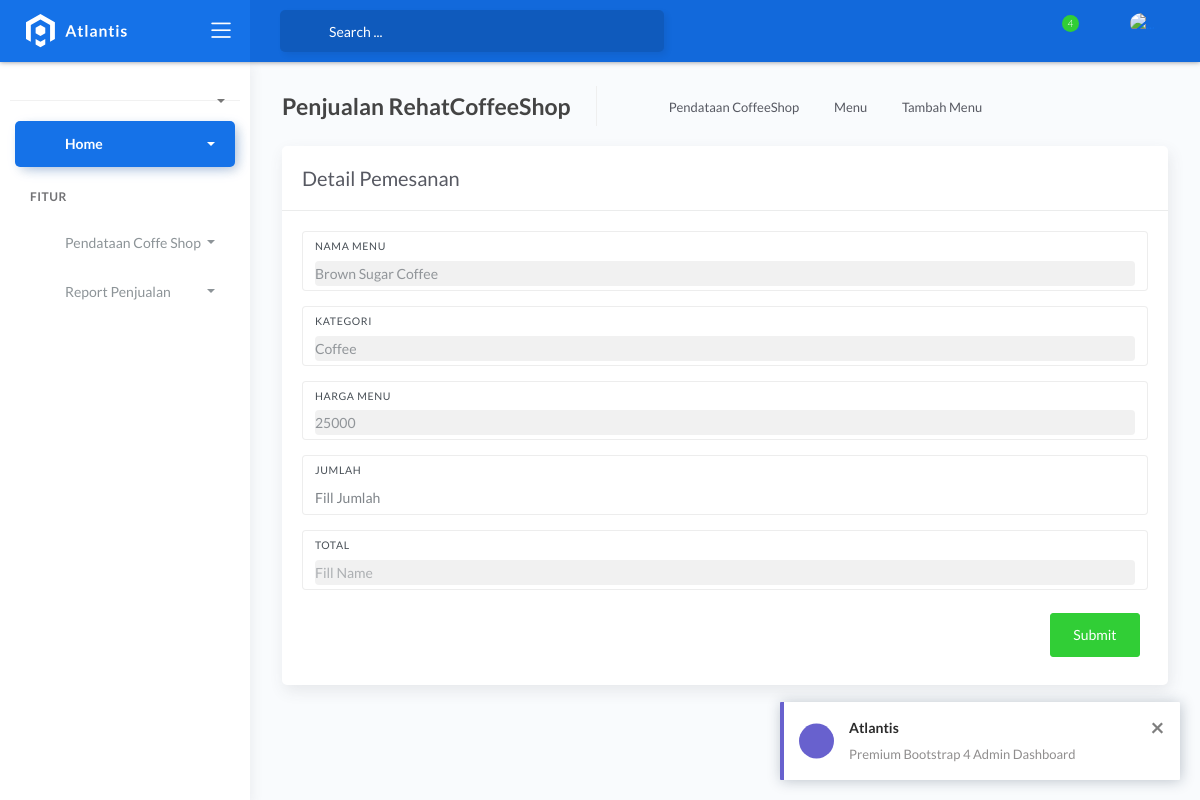
The app's page /pegawai/detaiMenu/7 with its own data.
### tables this page shows
CREATE TABLE `tb_menu` (
  `id_menu` int(100) NOT NULL,
  `gambar_menu` varchar(50) NOT NULL,
  `nama_menu` varchar(20) NOT NULL,
  `kategori_menu` varchar(20) NOT NULL,
  `harga_menu` int(255) NOT NULL,
  `deskripsi_menu` varchar(100) NOT NULL
);

### application/controllers/pegawai.php (called while the page is built, shortened)
<?php
class Pegawai extends CI_Controller
{
    public function __construct()
    {
        $this->load->model('model_menu');
        $this->load->model('model_kasir');
        $this->load->model('model_login');
        $this->load->model('model_pemesanan');
        $this->load->model('model_report');
    }
    public function detaiMenu($id)
    {
        $data['judul'] = "Pegawai Page";
        $data['menu'] = $this->model_menu->getById($id);
        $data['user'] = $this->db->get_where('tb_login', ['email_user' => $this->session->userdata('email')])->row_array();
        $this->load->view('layout/pegawai_header', $data);
        $this->load->view('pegawai/pegawai_detai_menu', $data);
        $this->load->view('layout/pegawai_footer', $data);
    }
}

### index.php (called while the page is built, shortened)
<?php
require_once BASEPATH.'core/CodeIgniter.php';

### application/models/model_menu.php (called while the page is built, shortened)
<?php
class model_menu extends CI_Model
{
    public $table = 'tb_menu';
    public function getById($id)
    {
        $this->db->from($this->table);
        $this->db->where('id_menu', $id);
        $query = $this->db->get();
        return $query->row_array();
    }
}

### application/views/pegawai/pegawai_detai_menu.php (the view, shortened to what this page needs)
<div class="main-panel">
    <div class="content">
        <div class="page-inner">
            <div class="page-header">
                <h4 class="page-title">Penjualan RehatCoffeeShop </h4>
                <ul class="breadcrumbs">
                    <li class="nav-home">
                        <a href="#">
                            <i class="flaticon-home"></i>
                        </a>
                    </li>
                    <li class="separator">
                        <i class="flaticon-right-arrow"></i>
                    </li>
                    <li class="nav-item">
                        <a href="#">Pendataan CoffeeShop</a>
                    </li>
                    <li class="separator">
                        <i class="flaticon-right-arrow"></i>
                    </li>
                    <li class="nav-item">
                        <a href="#">Menu</a>
                    </li>
                    <li class="separator">
                        <i class="flaticon-right-arrow"></i>
                    </li>
                    <li class="nav-item">
                        <a href="#">Tambah Menu</a>
                    </li>
                </ul>
            </div>
            <div class="row">
                <div class="col-md-12">
                    <div class="card">
                        <div class="card-header">
                            <div class="card-title">Detail Pemesanan</div>
                        </div>
                        <div class="card-body">
                            <div class="row">
                                <form class="col-md-6 col-lg-12" action="<?= base_url('pegawai/uploadDetail') ?>" method="post">
                                    <div class="form-group form-group-default">
                                        <label>Nama Menu</label>
                                        <input value="<?= $menu['nama_menu'] ?>" id="Name" type="text" class="form-control" name="nama_menu" placeholder="Fill Name" readonly>
                                    </div>
                                    <div class="form-group form-group-default">
                                        <label>Kategori</label>
                                        <input value="<?= $menu['kategori_menu'] ?>" type="text" class="form-control" name="kategori_menu" placeholder="Fill Kategori" readonly>
                                    </div>
                                    <div class="form-group form-group-default">
                                        <label>Harga Menu</label>
                                        <input id="harga_menu" value="<?= $menu['harga_menu'] ?>" type="text" class="form-control" name="harga_menu" placeholder="Fill Price" readonly>
                                    </div>
                                    <div class="form-group form-group-default">
                                        <label>Jumlah </label>
                                        <input type="number" min="1" class="form-control" id="jumlah_menu" name="jumlah" placeholder="Fill Jumlah">
                                    </div>
                                    <div class="form-group form-group-default">
                                        <label>Total</label>
                                        <input type="text" class="form-control" id="total" name="total" placeholder="Fill Name" readonly>
                                    </div>
                                    <button class="btn btn-success float-right m-2" id="tambah" type="submit">Submit</button>
                                </form>
                            </div>
                        </div>
                    </div>
                </div>
            </div>
        </div>
    </div>
</div>

### records on screen
tb_menu: nama_menu "Brown Sugar Coffee", kategori_menu "Coffee", harga_menu "25000"
